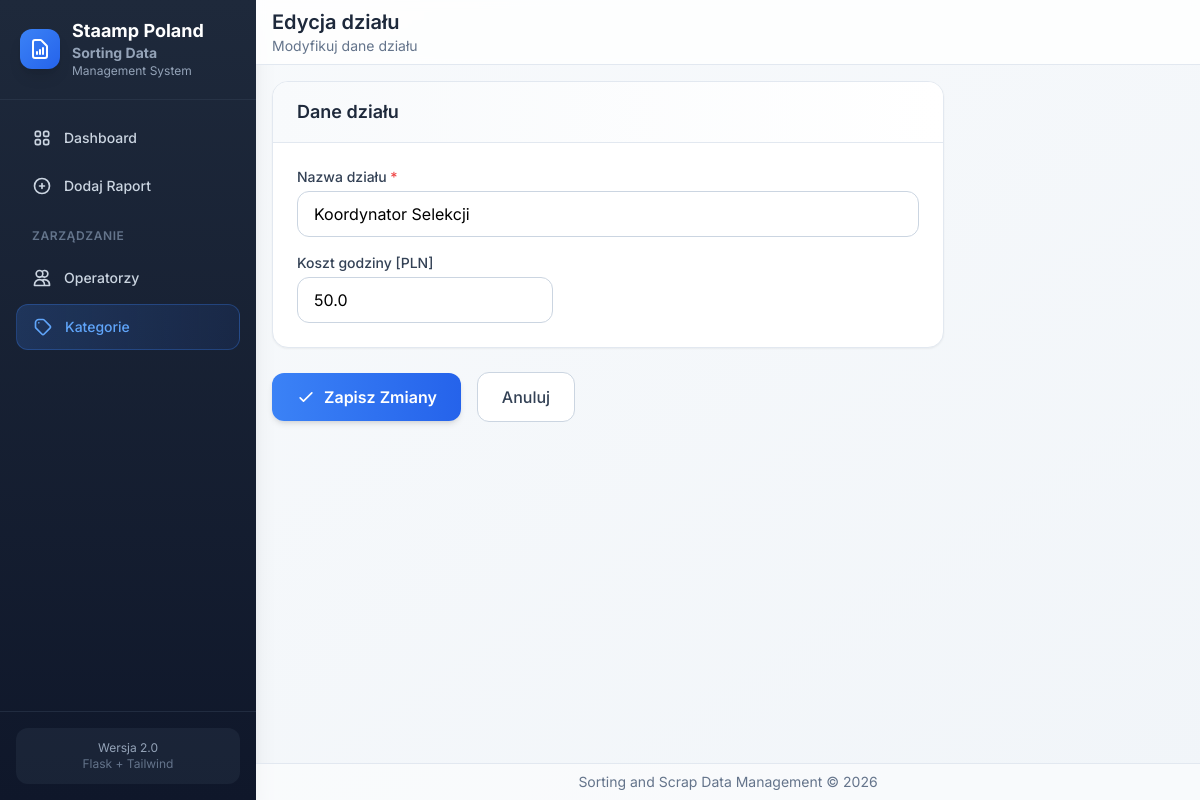
The page /categories/7/edit on the database its author committed.
### app/models/models.py (models this page shows, shortened)
class KategoriaZrodlaDanych(db.Model):
    __tablename__ = 'dzialy'
    id = db.Column(db.Integer, primary_key=True)
    opis_kategorii = db.Column(db.String, unique=True)
    koszt_pracy = db.Column(db.Float, nullable=True)

### app/routes/categories.py (the view, shortened to what this page needs)
@bp.route('/<int:category_id>/edit', methods=['GET', 'POST'])
def edit(category_id):
    category = KategoriaZrodlaDanych.query.get_or_404(category_id)
    return render_template('categories/edit.html', category=category)

### app/templates/categories/edit.html (shortened to what this page needs)
{% extends 'base.html' %}
{% block page_title %}Edycja działu{% endblock %}
{% block page_subtitle %}Modyfikuj dane działu{% endblock %}
{% block content %}
<form method="POST" action="{{ url_for('categories.edit', category_id=category.id) }}" class="max-w-2xl">
    <div class="bg-white rounded-2xl shadow-sm border border-slate-200 overflow-hidden">
        <div class="px-6 py-4 border-b border-slate-200 bg-gradient-to-r from-slate-50 to-white">
            <h2 class="text-lg font-semibold text-slate-800">Dane działu</h2>
        </div>
        <div class="p-6 space-y-4">
            <div>
                <label for="opis_kategorii" class="block text-sm font-medium text-slate-700 mb-1">
                    Nazwa działu <span class="text-red-500">*</span>
                </label>
                <input type="text" name="opis_kategorii" id="opis_kategorii" required
                       value="{{ category.opis_kategorii or '' }}"
                       class="w-full px-4 py-2.5 rounded-xl border border-slate-300 focus:ring-2 focus:ring-primary-500 focus:border-primary-500 transition-shadow"
                       placeholder="np. Montaż, Kontrola Jakości, Pakowanie...">
            </div>
            <div>
                <label for="koszt_pracy" class="block text-sm font-medium text-slate-700 mb-1">
                    Koszt godziny [PLN]
                </label>
                <input type="number" name="koszt_pracy" id="koszt_pracy" step="0.01" min="0"
                       value="{{ category.koszt_pracy or '' }}"
                       class="w-full md:w-64 px-4 py-2.5 rounded-xl border border-slate-300 focus:ring-2 focus:ring-primary-500 focus:border-primary-500 transition-shadow"
                       placeholder="np. 45.50">
            </div>
        </div>
    </div>
    <div class="flex items-center gap-4 mt-6">
        <button type="submit"
                class="px-6 py-3 bg-gradient-to-r from-primary-500 to-primary-600 text-white font-semibold rounded-xl hover:from-primary-600 hover:to-primary-700 shadow-md hover:shadow-lg transition-all flex items-center gap-2">
            <svg class="w-5 h-5" fill="none" stroke="currentColor" viewBox="0 0 24 24">
                <path stroke-linecap="round" stroke-linejoin="round" stroke-width="2" d="M5 13l4 4L19 7"></path>
            </svg>
            Zapisz Zmiany
        </button>
        <a href="{{ url_for('categories.index') }}"
           class="px-6 py-3 bg-white border border-slate-300 text-slate-700 font-medium rounded-xl hover:bg-slate-50 transition-colors">
            Anuluj
        </a>
    </div>
</form>
{% endblock %}

### app/templates/base.html (style rules this page uses)
* { transition-property: background-color, border-color, color, fill, stroke, opacity, box-shadow, transform; transition-timing-function: cubic-bezier(0.4, 0, 0.2, 1); transition-duration: 150ms; }

### rows shown on the page
KategoriaZrodlaDanych: opis_kategorii "Koordynator Selekcji", koszt_pracy "50.0"
